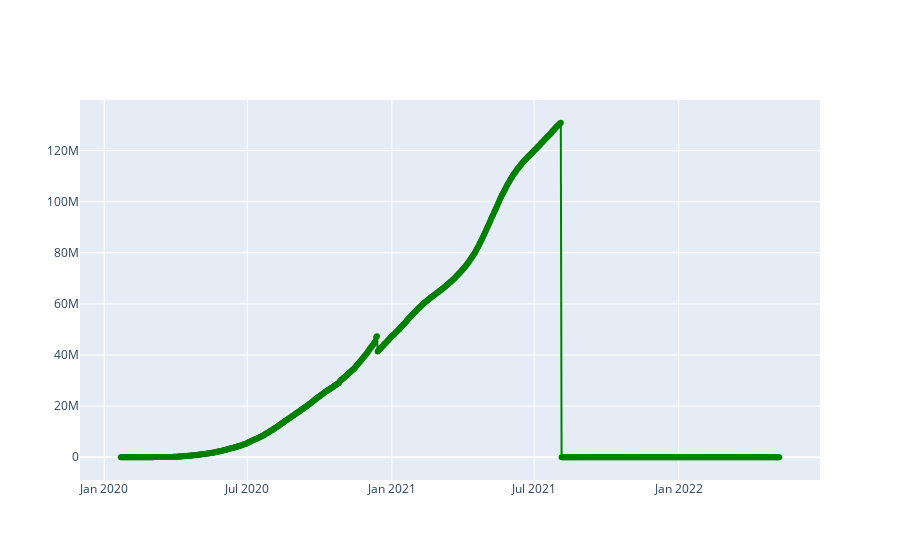

The code cell stored with this chart in its notebook:
### Code cell
fig= go.Figure()
recovered=df.groupby('Date').sum()['Recovered'].reset_index()
fig.add_trace(go.Scatter(x=recovered['Date'], y=recovered['Recovered'], mode='lines +markers', name='Confirmed', line=dict(color="Green", width=2)))

fig.show()

### Figure 1 — Plotly figure (JSON) as saved in the notebook; plotly's stock layout.template omitted (floating-point values rounded to 4 significant figures; data arrays with more than 128 entries replaced by an {"elided": "..."} marker saying what was removed)
{"data": [{"line": {"color": "Green", "width": 2}, "mode": "lines+markers", "name": "Confirmed", "type": "scatter", "x": {"elided": "839 str values"}, "y": {"elided": "839 int values"}}], "layout": {}}
